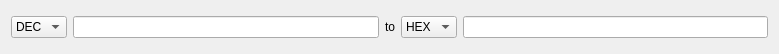
<?xml version="1.0" encoding="UTF-8"?>
<ui version="4.0">
 <class>NumberConverterWidget</class>
 <widget class="QWidget" name="NumberConverterWidget">
  <property name="geometry">
   <rect>
    <x>0</x>
    <y>0</y>
    <width>779</width>
    <height>54</height>
   </rect>
  </property>
  <property name="windowTitle">
   <string>Form</string>
  </property>
  <layout class="QHBoxLayout" name="horizontalLayout">
   <item>
    <widget class="QComboBox" name="inComboBox">
     <item>
      <property name="text">
       <string>DEC</string>
      </property>
     </item>
     <item>
      <property name="text">
       <string>HEX</string>
      </property>
     </item>
     <item>
      <property name="text">
       <string>BIN</string>
      </property>
     </item>
    </widget>
   </item>
   <item>
    <widget class="QLineEdit" name="input"/>
   </item>
   <item>
    <widget class="QLabel" name="label">
     <property name="locale">
      <locale language="English" country="UnitedStates"/>
     </property>
     <property name="text">
      <string>to</string>
     </property>
    </widget>
   </item>
   <item>
    <widget class="QComboBox" name="outComboBox">
     <item>
      <property name="text">
       <string>HEX</string>
      </property>
     </item>
     <item>
      <property name="text">
       <string>DEC</string>
      </property>
     </item>
     <item>
      <property name="text">
       <string>BIN</string>
      </property>
     </item>
    </widget>
   </item>
   <item>
    <widget class="QLineEdit" name="output"/>
   </item>
  </layout>
 </widget>
 <resources/>
 <connections/>
</ui>
